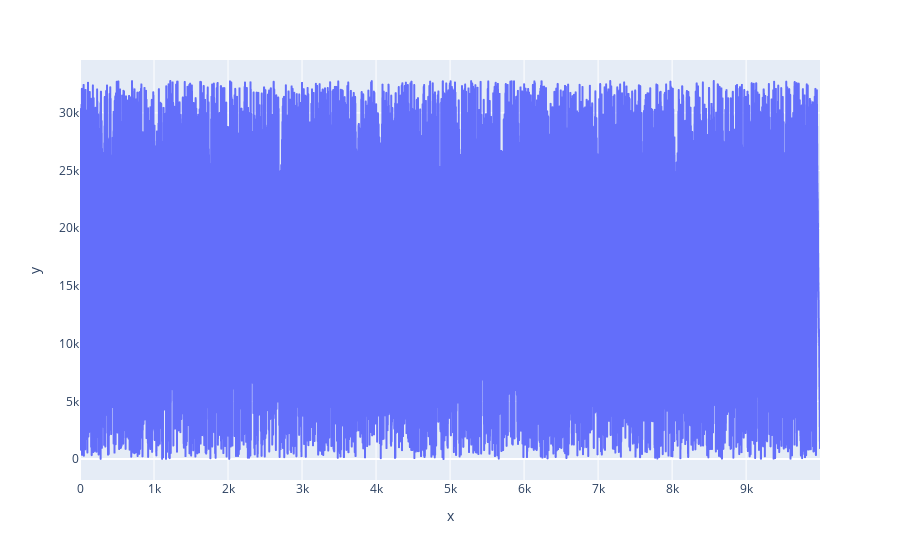

Notebook code for this chart:
### Code cell
particular_cross_corr_result_index = 15
px.line(
    x=np.arange(cross_correlations[particular_cross_corr_result_index][2].shape[0]),
    y=np.abs(cross_correlations[particular_cross_corr_result_index][2])
)

### Figure 1 — Plotly figure (JSON) as saved in the notebook; plotly's stock layout.template omitted (floating-point values rounded to 4 significant figures; data arrays with more than 128 entries replaced by an {"elided": "..."} marker saying what was removed)
{"data": [{"hovertemplate": "x=%{x}<br>y=%{y}<extra></extra>", "legendgroup": "", "line": {"color": "#636efa", "dash": "solid"}, "marker": {"symbol": "circle"}, "mode": "lines", "name": "", "showlegend": false, "type": "scattergl", "x": {"elided": "9999 int values"}, "xaxis": "x", "y": {"elided": "9999 int values"}, "yaxis": "y"}], "layout": {"legend": {"tracegroupgap": 0}, "margin": {"t": 60}, "xaxis": {"anchor": "y", "domain": [0, 1], "title": {"text": "x"}}, "yaxis": {"anchor": "x", "domain": [0, 1], "title": {"text": "y"}}}}
